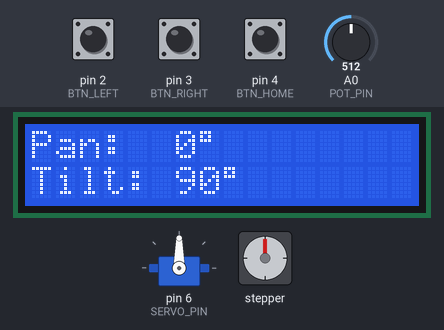
The sketch below on a simulated Arduino Uno, built with avr-gcc and run on an emulated ATmega328P. Parts: 16×2 character LCD, servo, stepper motor. Inputs (shaded band) come from the test bench; at power-on: pin 2 (BTN_LEFT) HIGH, pin 3 (BTN_RIGHT) HIGH, A0 (POT_PIN) = 512, pin 4 (BTN_HOME) HIGH. Stepper angles assume 2048 steps per turn.

Above: at 2.0 s.
2.1 s: pin 2 (BTN_LEFT) pulled LOW for 1 s
At 3.6 s:
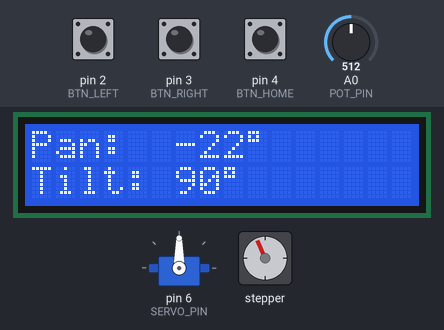
4.6 s: pin 3 (BTN_RIGHT) pulled LOW for 3.2 s
At 8.1 s:
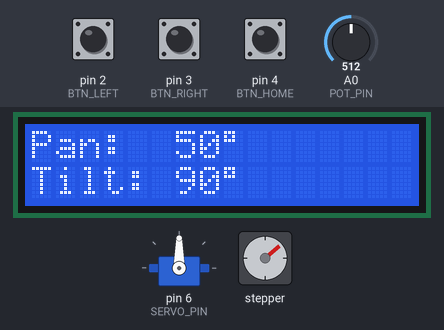
9.3 s: pin 3 (BTN_RIGHT) pulled LOW for 1 s
At 11.5 s:
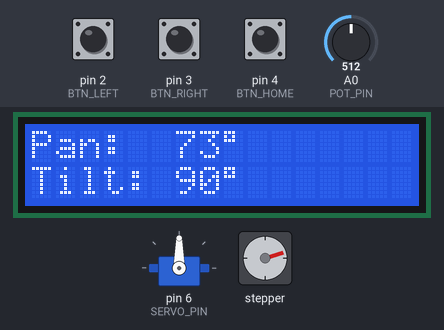
11.8 s: A0 (POT_PIN) set to 716
At 12.5 s:
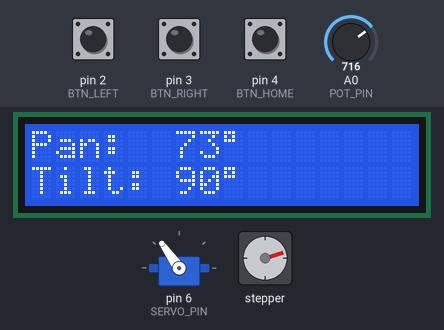
13.3 s: pin 4 (BTN_HOME) pulled LOW for 1 s
At 14.7 s:
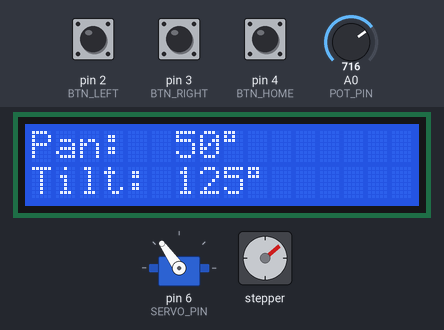
15.8 s: pin 2 (BTN_LEFT) pulled LOW for 3.2 s
At 19.4 s:
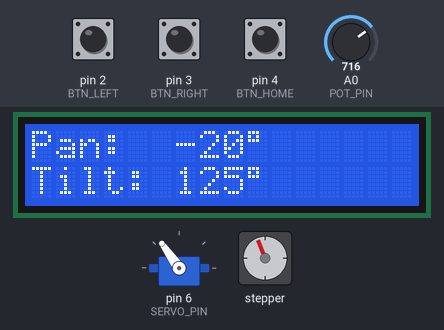
Timing chart, 0 to 20.9 s (numbered marks = the images above; inputs shaded):
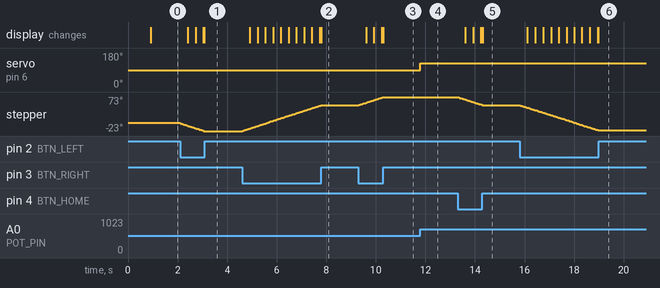

The sketch:

pan_tilt_final.ino
```cpp
#include <Wire.h>
#include <hd44780.h>
#include <hd44780ioClass/hd44780_I2Cexp.h>
#include <Servo.h>
#include <Stepper.h>

const int STEPS_PER_REV = 2048;
const int PAN_LIMIT     = 512;
const int SERVO_PIN     = 6;
const int BTN_LEFT      = 2;
const int BTN_RIGHT     = 3;
const int BTN_HOME      = 4;
const int POT_PIN       = A0;

Stepper pan(STEPS_PER_REV, 8, 10, 9, 11);

Servo tilt;
hd44780_I2Cexp lcd;

long panPos = 0;
int  tiltAngle = 90;
int  lastTilt = -1;
long lastPanShown = -9999;

void setup() {
  lcd.begin(16, 2);
  lcd.clear();

  pinMode(BTN_LEFT,  INPUT_PULLUP);
  pinMode(BTN_RIGHT, INPUT_PULLUP);
  pinMode(BTN_HOME,  INPUT_PULLUP);

  pan.setSpeed(10);
  tilt.attach(SERVO_PIN);
  tilt.write(tiltAngle);

  lcd.setCursor(0, 0);
  lcd.print("Pan/Tilt ready");
  delay(800);
  lcd.clear();
}

void loop() {
  int raw = analogRead(POT_PIN);
  tiltAngle = map(raw, 0, 1023, 0, 180);

  if (abs(tiltAngle - lastTilt) >= 2) {
    tilt.write(tiltAngle);
    lastTilt = tiltAngle;
  }

  if (digitalRead(BTN_LEFT) == LOW && panPos > -PAN_LIMIT) {
    pan.step(-1);
    panPos--;
  }
  else if (digitalRead(BTN_RIGHT) == LOW && panPos < PAN_LIMIT) {
    pan.step(1);
    panPos++;
  }
  else if (digitalRead(BTN_HOME) == LOW && panPos != 0) {
    int dir = (panPos > 0) ? -1 : 1;
    pan.step(dir);
    panPos += dir;
  }

  updateDisplay();
}

void updateDisplay() {
  long panDeg = (panPos * 360L) / STEPS_PER_REV;

  if (panDeg == lastPanShown && tiltAngle == lastTilt) return;

  lcd.setCursor(0, 0);
  lcd.print("Pan:  ");
  lcd.print(panDeg);
  lcd.print((char)223);
  lcd.print("    ");

  lcd.setCursor(0, 1);
  lcd.print("Tilt: ");
  lcd.print(tiltAngle);
  lcd.print((char)223);
  lcd.print("    ");

  lastPanShown = panDeg;
}
```

Measured:
- after the input at 2.1 s, stepper: turns 23° counter-clockwise in 0.96 s, starting at once; the display: first changes after 0.31 s (image 1 shows a later state)
- after the input at 4.6 s, stepper: turns 73° clockwise in 3.2 s, starting at once; the display: first changes after 0.31 s (image 2 shows a later state)
- after the input at 9.3 s, stepper: turns 23° clockwise in 0.98 s, starting at once; the display: first changes after 0.32 s (image 3 shows a later state)
- after the input at 11.8 s, servo on pin 6 (SERVO_PIN): 90° → 125° at once
- after the input at 13.3 s, stepper: turns 23° counter-clockwise in 1.0 s, starting at once; the display: first changes after 0.30 s (image 5 shows a later state)
- after the input at 15.8 s, stepper: turns 71° counter-clockwise in 3.1 s, starting at once; the display: first changes after 0.32 s (image 6 shows a later state)
